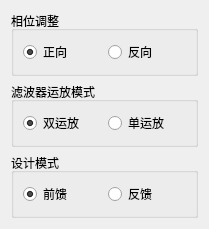
     <widget class="QWidget" name="layoutWidget">
      <property name="geometry">
       <rect>
        <x>1088</x>
        <y>28</y>
        <width>209</width>
        <height>213</height>
       </rect>
      </property>
      <layout class="QVBoxLayout" name="verticalLayout_26">
       <item>
        <widget class="QGroupBox" name="groupBox_23">
         <property name="title">
          <string>相位调整</string>
         </property>
         <layout class="QHBoxLayout" name="horizontalLayout_13">
          <item>
           <widget class="QRadioButton" name="radioButton_noninverting_phase">
            <property name="text">
             <string>正向</string>
            </property>
            <property name="checked">
             <bool>true</bool>
            </property>
           </widget>
          </item>
          <item>
           <widget class="QRadioButton" name="radioButton_inverting_phase">
            <property name="text">
             <string>反向</string>
            </property>
           </widget>
          </item>
         </layout>
        </widget>
       </item>
       <item>
        <widget class="QGroupBox" name="groupBox_24">
         <property name="title">
          <string>滤波器运放模式</string>
         </property>
         <layout class="QHBoxLayout" name="horizontalLayout_14">
          <item>
           <widget class="QRadioButton" name="radioButton_two_op">
            <property name="text">
             <string>双运放</string>
            </property>
            <property name="checked">
             <bool>true</bool>
            </property>
           </widget>
          </item>
          <item>
           <widget class="QRadioButton" name="radioButton_one_op">
            <property name="text">
             <string>单运放</string>
            </property>
           </widget>
          </item>
         </layout>
        </widget>
       </item>
       <item>
        <widget class="QGroupBox" name="groupBox_53">
         <property name="title">
          <string>设计模式</string>
         </property>
         <layout class="QHBoxLayout" name="horizontalLayout_16">
          <item>
           <widget class="QRadioButton" name="radioButton_ff_design">
            <property name="text">
             <string>前馈</string>
            </property>
            <property name="checked">
             <bool>true</bool>
            </property>
           </widget>
          </item>
          <item>
           <widget class="QRadioButton" name="radioButton_fb_design">
            <property name="text">
             <string>反馈</string>
            </property>
           </widget>
          </item>
         </layout>
        </widget>
       </item>
      </layout>
     </widget>
